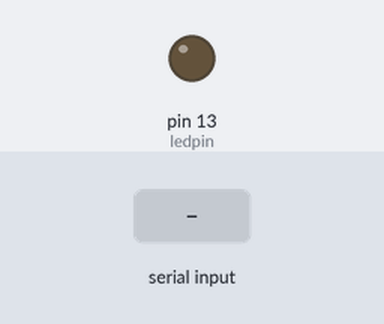
Simulated run of this sketch. Board: Arduino Uno, built with avr-gcc and run on an emulated ATmega328P. Shown: output pins drawn as LEDs (lit = HIGH). Inputs (shaded band) come from the test bench.

Above: at 1.2 s.
1.3 s: "1" received over the second serial link
At 1.7 s:
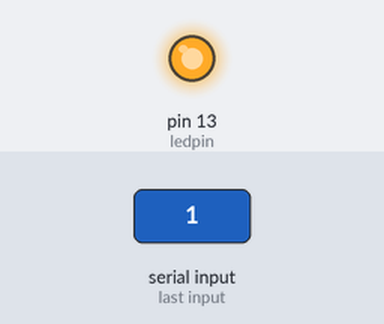
2.8 s: "0" received over the second serial link
At 3.7 s:
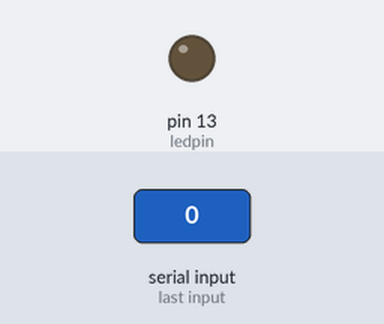
Timing chart, 0 to 5.8 s (numbered marks = the images above; inputs shaded):
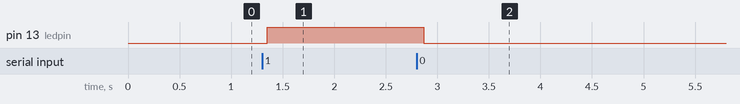

The sketch:

bluetooth.ino
```cpp
#include <SoftwareSerial.h>// import the serial library

SoftwareSerial bluetooth(10, 11); // RX, TX
int ledpin=13; // led on D13 will show blink on / off
int BluetoothData; // the data given from Computer

void setup() {
  // put your setup code here, to run once:
  bluetooth.begin(9600);
  bluetooth.println("Bluetooth On please press 1 or 0 blink LED ..");
  pinMode(ledpin,OUTPUT);

}

void loop() {
  // put your main code here, to run repeatedly:
   if (bluetooth.available()){

BluetoothData=bluetooth.read();
   if(BluetoothData=='1'){   // if number 1 pressed ....
   digitalWrite(ledpin,1);
   bluetooth.println("LED  On D13 ON ! ");
   digitalWrite(13,HIGH);
   }
  if (BluetoothData=='0'){// if number 0 pressed ....
  digitalWrite(ledpin,0);
   bluetooth.println("LED  On D13 Off ! ");
   digitalWrite(13,LOW);
  }
}
delay(100);// prepare for next data ...
}
```

Measured:
- after the input at 1.3 s, pin 13 (ledpin): LOW → HIGH after 0.05 s
- after the input at 2.8 s, pin 13 (ledpin): HIGH → LOW after 0.07 s
